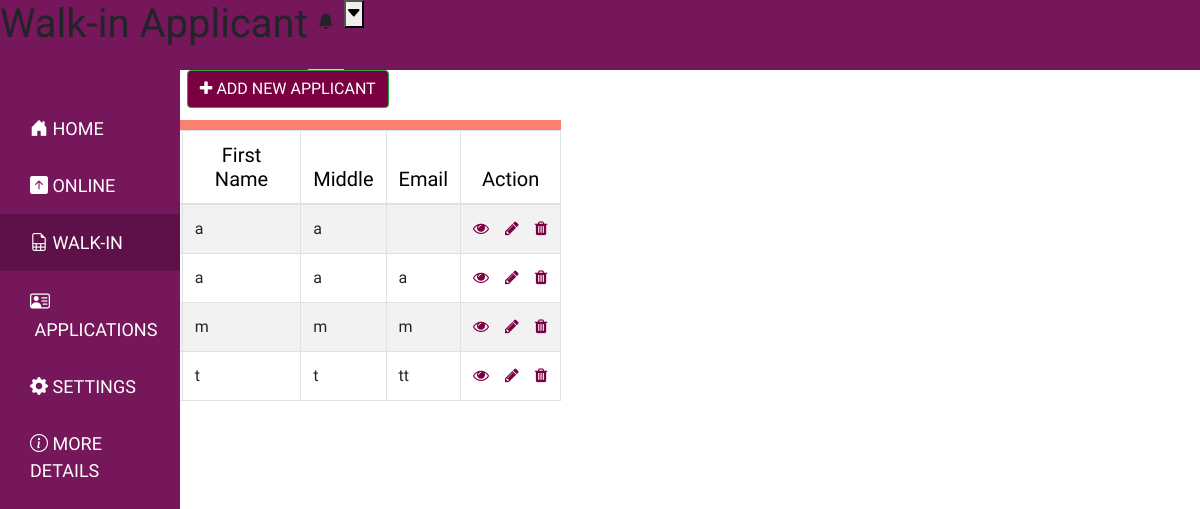
The app's page /peso/Wapplicant.php with its own data.
### tables this page shows
CREATE TABLE `walkin_applicant` (
  `W_applicant_id` int(11) NOT NULL,
  `W_lastName` varchar(50) NOT NULL,
  `W_firstName` varchar(50) NOT NULL,
  `W_midName` varchar(50) NOT NULL,
  `W_suffix` varchar(50) NOT NULL,
  `W_jobseekerType` varchar(50) NOT NULL,
  `W_birthplace` varchar(50) NOT NULL,
  `W_birthday` date NOT NULL,
  `W_age` int(11) NOT NULL,
  `W_sex` varchar(50) NOT NULL,
  `W_civilStatus` varchar(50) NOT NULL,
  `W_citizenship` varchar(50) NOT NULL,
  `W_housenumPresent` varchar(50) NOT NULL,
  `W_brgyPresent` varchar(50) NOT NULL,
  `W_cityPresent` varchar(50) NOT NULL,
  `W_provincePresent` varchar(50) NOT NULL,
  `W_housenumPermanent` varchar(50) DEFAULT NULL,
  `W_brgyPermanent` varchar(50) NOT NULL,
  `W_cityPermanent` varchar(50) NOT NULL,
  `W_provincePermanent` varchar(50) NOT NULL,
  `W_height` int(11) NOT NULL,
  `W_weight` int(11) NOT NULL,
  `W_landlineNum` int(11) NOT NULL,
  `W_mobilePnum` int(11) NOT NULL,
  `W_mobileSnum` int(11) NOT NULL,
  `W_email` varchar(50) NOT NULL,
  `W_disability` varchar(50) NOT NULL,
  `W_employmentStatus` varchar(50) NOT NULL,
  `W_educLevel` varchar(50) NOT NULL,
  `W_gradYear` int(4) NOT NULL,
  `W_school` varchar(50) NOT NULL,
  `W_course` varchar(50) NOT NULL,
  `W_preferIndustry` varchar(50) NOT NULL,
  `W_activelyLooking` varchar(50) NOT NULL,
  `W_willinglyWork` varchar(50) NOT NULL,
  `W_fourPsBeneficiary` varchar(50) NOT NULL,
  `W_ofw` varchar(50) NOT NULL
);

### peso/Wapplicant.php (the view, shortened to what this page needs)
<!DOCTYPE html>
<html lang="en">
<head>
    <link rel="stylesheet" href="../assets/css/peso_Wapplicant.css">
    <link rel="stylesheet" href="https://stackpath.bootstrapcdn.com/bootstrap/4.5.2/css/bootstrap.min.css">
    <link rel="stylesheet" href="https://maxcdn.bootstrapcdn.com/font-awesome/4.7.0/css/font-awesome.min.css">
</head>
<body>
<?php
    include "../peso/applicant_sidenav.php";
    ?>
    <div class="cardA">
            <?php
                include "../peso/topnav.php";
            ?>
            <center>
            <div class="cardB">
                <div class="cardC">
    <div class="card1">
    <div class="wrapper" style="background: salmon;">
    <div class="container-fluid">
        <div class="row">
                            <div class="card2" style="background: pink; width: 100%;">
                            <h2>WALK IN APPLICANTS</h2>
                            </div>
                            <br>
                            <div class="card2">
                                <a href="Wapplicant_create.php" style="background: #7A0042" class="btn btn-success -left"><i class="fa fa-plus"></i> ADD NEW APPLICANT</a>
                            </div>
                            </div>
                        </div>
                        <div class="card3">
                        <?php
                        require_once "../peso/Wapplicant_config.php";
                        $sql = "SELECT * FROM walkin_applicant";
                        if($result = mysqli_query($link, $sql)){
                            if(mysqli_num_rows($result) > 0){
                                echo '<table class="table table-bordered table-striped">';
                                    echo "<thead>";
                                        echo "<tr>";
                                            echo "<th>ID</th>";
                                            echo "<th>Last Name</th>";
                                            echo "<th>First Name</th>";
                                            echo "<th>Middle</th>";
                                            echo "<th>Email</th>";
                                            echo "<th>Action</th>";
                                        echo "</tr>";
                                    echo "</thead>";
                                    echo "<tbody>";
                                    while($row = mysqli_fetch_array($result)){
                                        echo "<tr>";
                                            echo "<td>" . $row['W_applicant_id'] . "</td>";
                                            echo "<td>" . $row['W_lastName'] . "</td>";
                                            echo "<td>" . $row['W_firstName'] . "</td>";
                                            echo "<td>" . $row['W_midName'] . "</td>";
                                            echo "<td>" . $row['W_email'] . "</td>";
                                            echo "<td>";
                                                echo '<a href="Wapplicant_read.php?W_applicant_id='. $row['W_applicant_id'] .'" class="mr-3" title="View Record" data-toggle="tooltip"><span style="color:#7A0042;" class="fa fa-eye"></span></a>';
                                                echo '<a href="Wapplicant_update.php?W_applicant_id='. $row['W_applicant_id'] .'" class="mr-3" title="Update Record" data-toggle="tooltip"><span style="color:#7A0042;" class="fa fa-pencil"></span></a>';
                                                echo '<a href="Wapplicant_delete.php?W_applicant_id='. $row['W_applicant_id'] .'" title="Delete Record" data-toggle="tooltip"><span style="color:#7A0042;" class="fa fa-trash"></span></a>';
                                            echo "</td>";
                                        echo "</tr>";
                                    }
                                    echo "</tbody>";
                                echo "</table>";
                            } else{
                                echo '<div class="alert alert-danger"><em>No records were found.</em></div>';
                            }
                        } else{
                            echo "Oops! Something went wrong. Please try again later.";
                        }
                        ?>
                        </div>
        </div>
    </div>
    </div>
    </div>
    </center>
    </div>
</body>
</html>

### assets/css/peso_Wapplicant.css (style rules this page uses)
.card1 { width: 100%; height: fit-content; background-color: transparent; }
.card2 { height: 50px; background-color: white; margin-bottom: 10px; width: 100%; }
.card2 h2 { color: #9D1477; font-family: Londrina Solid; font-size: 35px; font-style: normal; font-weight: 400; line-height: normal; }
.card3 { height: fit-content; background-color: white; }
.wrapper { width: 95%; margin: 10px; background-color: transparent; }
table { border-radius: 20px; }
table tr td:first-child { width: 50px; }
table tr td:last-child { width: 100px; }
table tr th { color: #000; text-align: center; font-family: Londrina Solid; font-size: 20px; font-style: normal; font-weight: 400; line-height: normal; padding-top: 15px; padding-bottom: 15px; }

### assets/css/applicant_sidenav.css (style rules this page uses)
* { margin: 0; padding: 0; font-family: 'Lato', sans-serif; font-family: 'Roboto Serif', serif; }

### assets/css/company_topnav.css (style rules this page uses)
* { font-family: 'Gelasio', serif; }

### records on screen
walkin_applicant: W_firstName "a", W_midName "a"
walkin_applicant: W_firstName "a", W_midName "a", W_email "a"
walkin_applicant: W_firstName "m", W_midName "m", W_email "m"
walkin_applicant: W_firstName "t", W_midName "t", W_email "tt"

### other values on screen
$page_title "Walk-in Applicant"
